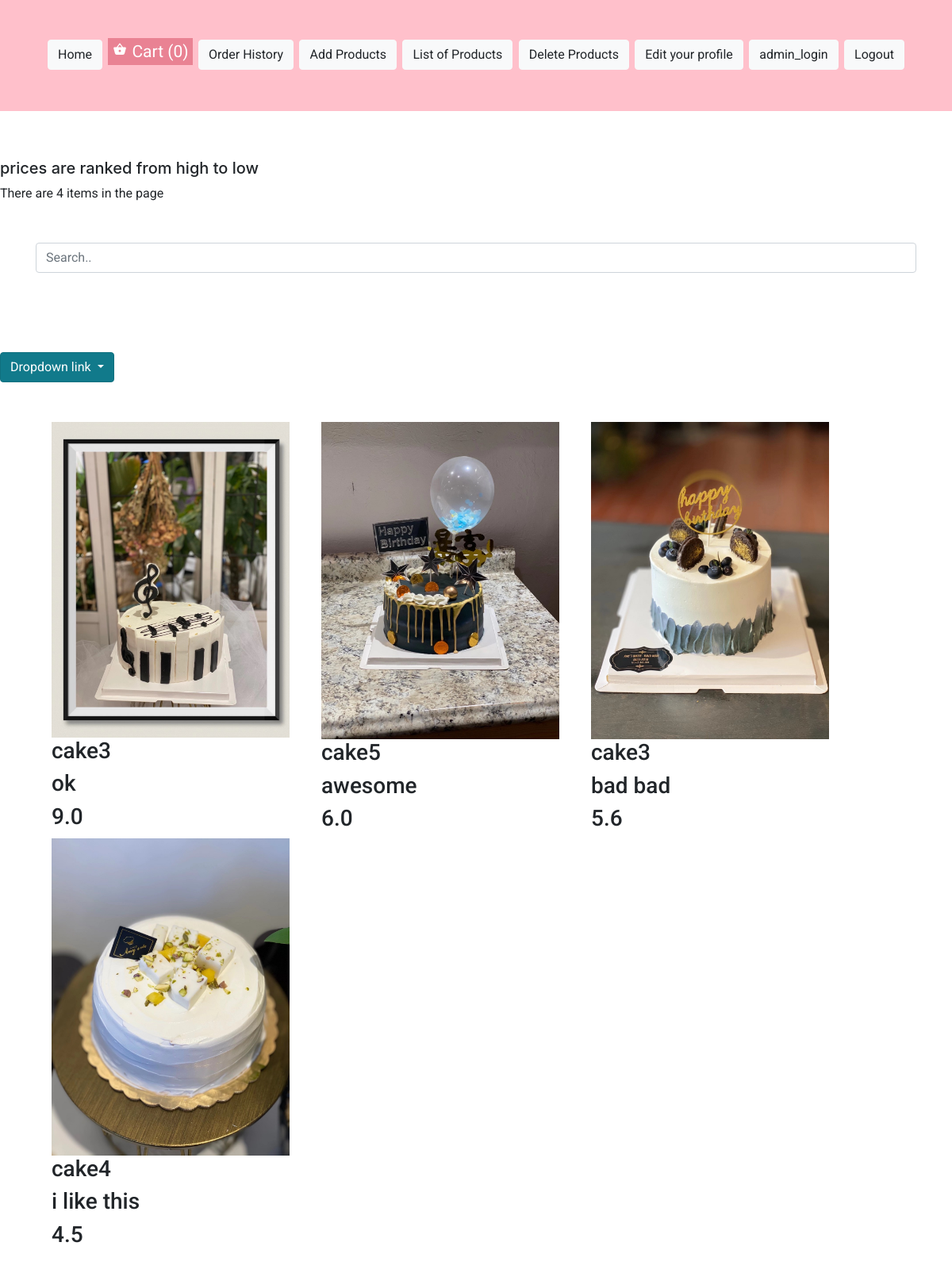
Screenshot of /high_price (signed in) with the database file from the repository.
### app/models.py (models this page shows, shortened)
class Product(db.Model):
    __tablename__ = 'products'
    id = db.Column(db.Integer,primary_key = True)
    product_name = db.Column(db.Text)
    product_description = db.Column(db.Text)
    product_image = db.Column(db.String(20), nullable=False)
    product_price = db.Column(db.REAL)

### app/routes.py (the view)
@app.route('/high_price')
def high_price():
    conn = get_db_connection()
    total_item_in_home_page = conn.execute('SELECT count(*) FROM products;').fetchone()
    get_price_high_to_low = conn.execute('''
    SELECT p.product_price, p.product_name, p.product_image,p.product_description
    FROM products p
    ORDER BY p.product_price DESC
    ''').fetchall()
    conn.close()
    return render_template('high_price.html', get_price_high_to_low = get_price_high_to_low, total_item_in_home_page = total_item_in_home_page)

### app/models.py (called while the page is built)
@login.user_loader
def load_user(id):
    return User.query.get(int(id))

### app/routes.py (called while the page is built)
def get_db_connection():
    conn = sqlite3.connect('app.db')
    conn.row_factory = sqlite3.Row
    return conn

### app/templates/high_price.html (shortened to what this page needs)
{% extends "base.html" %} {% block content %}
<h5>prices are ranked from high to low</h5>
<p id="length">There are {{ total_item_in_home_page[0] }} items in the page</p>
<div class="container">
    <input class="form-control" id="myInput" type="text" placeholder="Search..">
</div>
<div class="dropdown show">
    <a class="btn btn-info dropdown-toggle" href="#" role="button" id="dropdownMenuLink" data-toggle="dropdown" aria-haspopup="true" aria-expanded="false">
      Dropdown link
    </a>
</div>
<div class="container">
    {% for high_products_list in get_price_high_to_low %}
    <div class="image" name="total" id="myTable">
        <img id="product-image-{{loop.index}}" src="{{ url_for('upload', filename=high_products_list[2]) }}" style="width: 300px">
        <h3 id="product-name-{{loop.index}}">{{ high_products_list[1] }}</h3>
        <h3 id="product-description-{{loop.index}}">{{ high_products_list[3] }}</h3>
        <h3 id="product-price-{{loop.index}}">{{ high_products_list[0] }}</h3>
    </div>
    {% endfor %}
</div>
{% endblock %}

### app/static/css/style.css (style rules this page uses)
* { margin: 0; padding: 0; box-sizing: border-box; font-family: 'Roboto', sans-serif; }
.container, .products-container { display: flex; flex-wrap: wrap; margin-top: 50px; padding-bottom: 100px; }
.image { margin-right: 20px; margin-left: 20px; position: relative; overflow: hidden; }

### rows the page displays
Product: product_image (picture), product_name "cake3", product_description "ok", product_price "9.0"
Product: product_image (picture), product_name "cake5", product_description "awesome", product_price "6.0"
Product: product_image (picture), product_name "cake3", product_description "bad bad", product_price "5.6"
Product: product_image (picture), product_name "cake4", product_description "i like this", product_price "4.5"

### other values shown
{{ total_item_in_home_page[0] }} "4"
